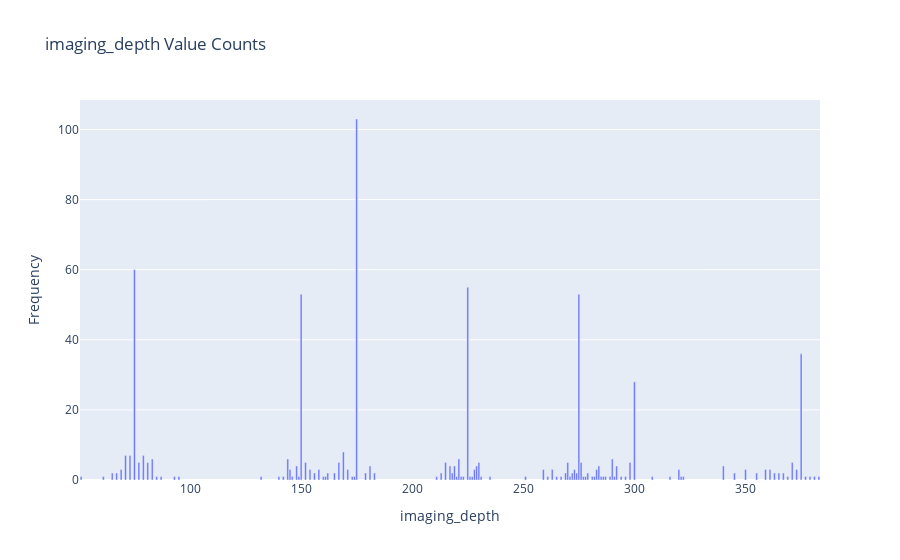

Notebook code cell kept with this figure:
### Markdown cell above
# how to sort the bars goddamit

### Code cell
df = experiment_df.copy()


if isinstance(df, (pd.DatetimeIndex, pd.MultiIndex)):
	df = df.to_frame(index=False)

# remove any pre-existing indices for ease of use in the D-Tale code, but this is not required
df = df.reset_index().drop('index', axis=1, errors='ignore')
df.columns = [str(c) for c in df.columns]  # update columns to strings in case they are numbers

s = df[~pd.isnull(df['imaging_depth'])]['imaging_depth']
chart = pd.value_counts(s).to_frame(name='data')
chart.index.name = 'labels'
print(chart)
chart = chart.reset_index().sort_values(['data', 'labels'], ascending=[False, True])
# chart = chart.reset_index()
print(chart)
# chart = chart[:100]


x = chart['labels'].to_numpy()
y = chart['data'].to_numpy()
lists = sorted(zip(*[x, y]))
new_x, new_y = list(zip(*lists))


# charts = [go.Bar(x=chart['labels'].values, y=chart['data'].values, name='Frequency')]
charts = [go.Bar(x=chart['labels'], y=chart['data'], name='Frequency')]
figure = go.Figure(data=charts, layout=go.Layout({
    'barmode': 'group',
    'legend': {'orientation': 'h'},
    'title': {'text': 'imaging_depth Value Counts'},
    'xaxis': {'title': {'text': 'imaging_depth'}},
    'yaxis': {'title': {'text': 'Frequency'}},
}))


figure = go.Figure(data=charts, layout=go.Layout({
    'barmode': 'group',
    'legend': {'orientation': 'h'},
    'title': {'text': 'imaging_depth Value Counts'},
    'xaxis': {'title': {'text': 'imaging_depth'}},
    'yaxis': {'title': {'text': 'Frequency'}},
}))

# for chart in charts:
#     chart.pop('id', None) # for some reason iplot does not like 'id'
iplot(figure)

### Figure 1 — Plotly figure (JSON) as saved in the notebook; plotly's stock layout.template omitted (floating-point values rounded to 4 significant figures)
{"data": [{"name": "Frequency", "type": "bar", "x": [175, 75, 225, 150, 275, 375, 300, 169, 71, 73, 79, 83, 144, 221, 290, 77, 81, 152, 167, 215, 230, 270, 276, 298, 371, 148, 181, 217, 219, 229, 284, 292, 340, 69, 145, 154, 158, 171, 228, 259, 263, 273, 283, 320, 350, 359, 361, 373, 65, 67, 156, 162, 165, 179, 183, 213, 218, 269, 272, 274, 279, 345, 355, 363, 365, 367, 51, 61, 85, 87, 93, 95, 132, 140, 142, 146, 149, 160, 161, 173, 174, 211, 220, 222, 223, 226, 227, 231, 235, 251, 261, 265, 267, 271, 277, 278, 281, 282, 285, 286, 287, 289, 291, 294, 296, 308, 316, 321, 322, 369, 377, 379, 381, 383], "y": [103, 60, 55, 53, 53, 36, 28, 8, 7, 7, 7, 6, 6, 6, 6, 5, 5, 5, 5, 5, 5, 5, 5, 5, 5, 4, 4, 4, 4, 4, 4, 4, 4, 3, 3, 3, 3, 3, 3, 3, 3, 3, 3, 3, 3, 3, 3, 3, 2, 2, 2, 2, 2, 2, 2, 2, 2, 2, 2, 2, 2, 2, 2, 2, 2, 2, 1, 1, 1, 1, 1, 1, 1, 1, 1, 1, 1, 1, 1, 1, 1, 1, 1, 1, 1, 1, 1, 1, 1, 1, 1, 1, 1, 1, 1, 1, 1, 1, 1, 1, 1, 1, 1, 1, 1, 1, 1, 1, 1, 1, 1, 1, 1, 1]}], "layout": {"autosize": true, "barmode": "group", "legend": {"orientation": "h"}, "title": {"text": "imaging_depth Value Counts"}, "xaxis": {"autorange": true, "range": [50.5, 383.5], "title": {"text": "imaging_depth"}, "type": "linear"}, "yaxis": {"autorange": true, "range": [0, 108.4], "title": {"text": "Frequency"}, "type": "linear"}}}
